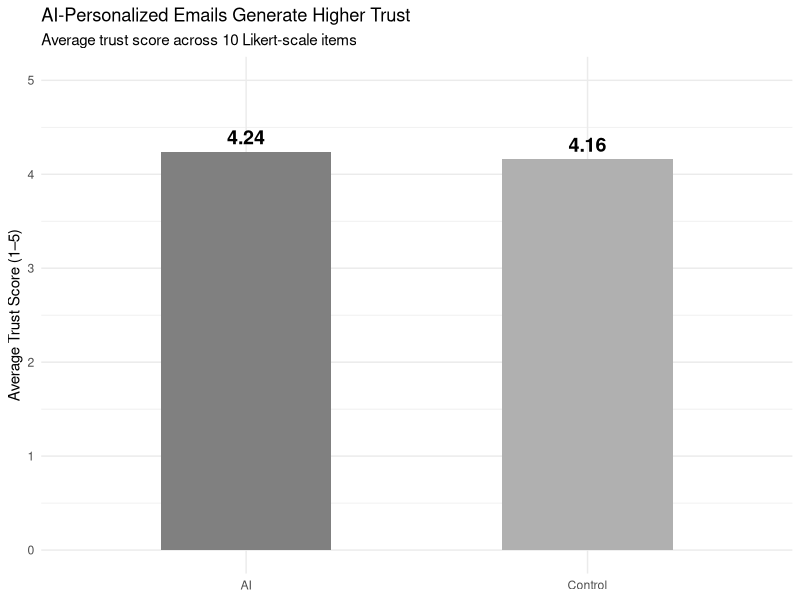
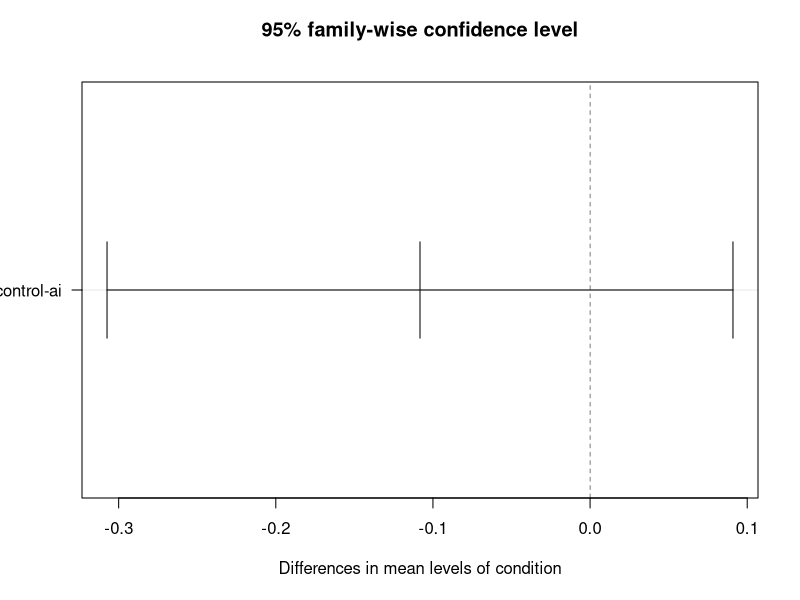
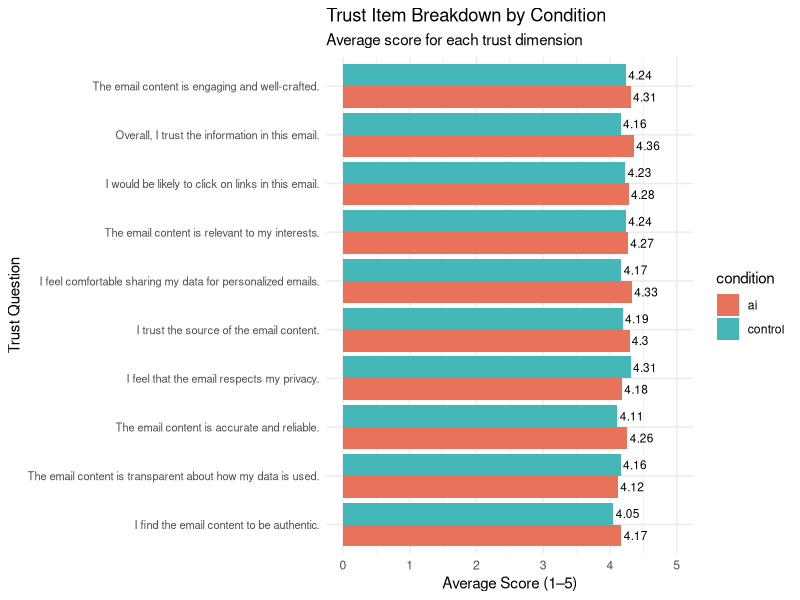
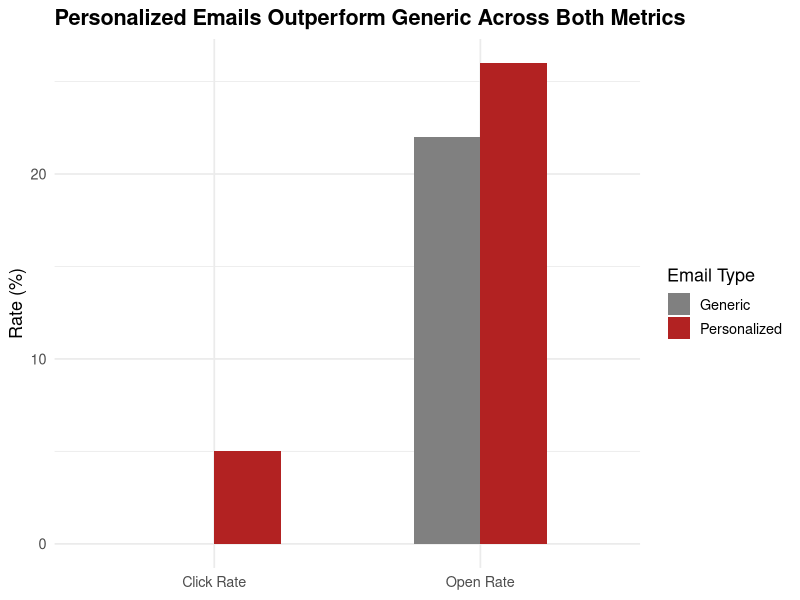
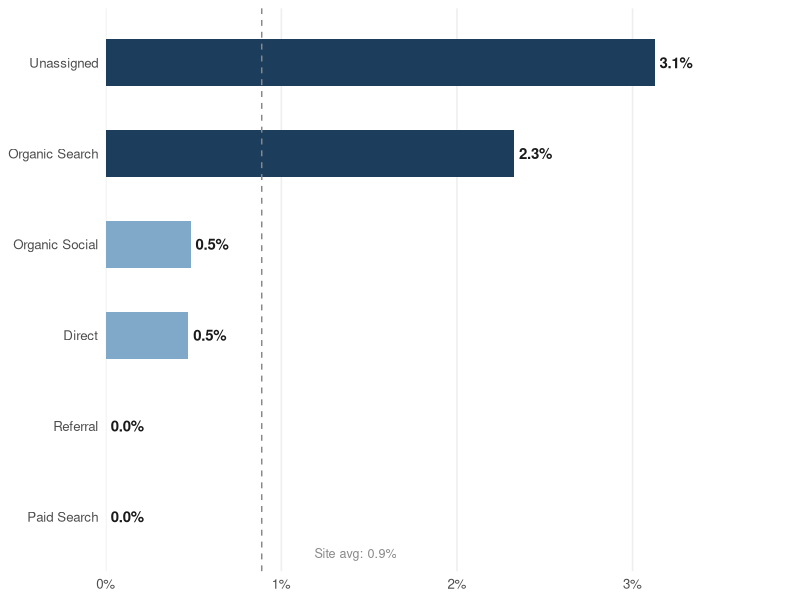
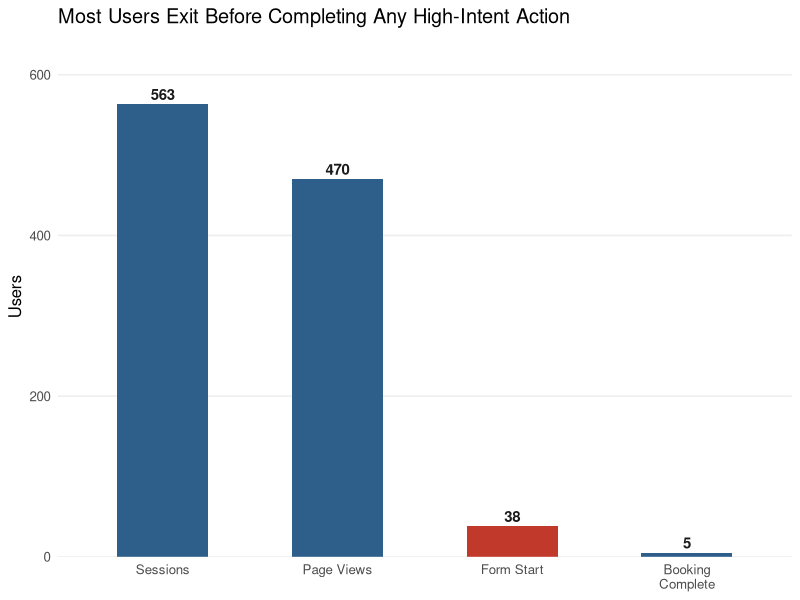

Here is the R script that generated these plots, in order:
## ---- chunk 1
#| label: setup
#| include: false

# Load required packages
# install.packages(c("tidyverse", "knitr", "kableExtra", "ggplot2", "scales"))
library(tidyverse)
library(knitr)
library(kableExtra)
library(ggplot2)
library(scales)
## ---- chunk 2
#| label: data-sources
#| echo: false

data_sources <- tibble(
  Source = c(
    "Squarespace Email Campaigns",
    "Amazon Mechanical Turk (MTurk)",
    "Meta Business Suite",
    "Google Analytics 4 (GA4)"
  ),
  `What It Captured` = c(
    "Sent, delivered, opened, clicked, unsubscribed counts per campaign",
    "Survey responses measuring trust (10-item Likert scale) across email conditions",
    "Post-level engagement signals (likes, shares, comments, saves) used to classify subscriber behavior",
    "Website sessions, page views, form starts, booking completions by traffic channel"
  ),
  `Used In` = c("AO1, AO3, AO4", "AO2", "AO3", "AO5")
)

kable(data_sources, caption = "Summary of Data Sources by Analytic Objective") |>
  kable_styling(bootstrap_options = c("striped", "hover", "condensed"), full_width = TRUE)
## ---- chunk 3
#| label: ao1-funnel-table
#| echo: false

ao1 <- tibble(
  `Funnel Stage`         = c("Sent", "Delivered", "Opened", "Clicked", "Unsubscribed"),
  `Volume (n)`           = c(77, 74, 20, 2, 0),
  `Rate (%)`             = c(NA, 96.1, 27.3, 10.0, 0.0),
  `Attrition from Prior` = c(NA, "-3.90%", "-72.97%", "-90.00%", "—")
)

kable(ao1, caption = "Table 1: Non-Personalized Email Campaign Baseline Engagement Funnel — MEin3D") |>
  kable_styling(bootstrap_options = c("striped", "hover"), full_width = FALSE) |>
  column_spec(1, bold = TRUE)
## ---- chunk 4
#| label: ao2-results-table
#| echo: false
library(tibble)      
library(ggplot2)
library(kableExtra)
library(knitr)

ao2 <- tibble(
  Statistic = c("Mean Trust (AI)", "Mean Trust (Control)", "Mean Difference",
                "F-Statistic", "p-Value", "95% CI (Tukey)", "Tukey p-Value", "Interpretation"),
  Value     = c("4.24", "4.16", "0.08", "0.745", "0.39",
                "[−0.280, 0.110]", "0.39", "No statistically significant difference")
)

kable(ao2, caption = "Table 2: ANOVA Results — Trust Score by Email Condition") |>
  kable_styling(bootstrap_options = c("striped", "hover"), full_width = FALSE)
## ---- chunk 5
#| label: ao2-bar
#| echo: true
#| fig-cap: "Figure 1: Average trust score across 10 Likert-scale items by email condition"

trust_summary <- tibble(
  condition = c("AI", "Control"),
  mean_trust = c(4.24, 4.16)
)

ggplot(trust_summary, aes(x = condition, y = mean_trust, fill = condition)) +
  geom_bar(stat = "identity", width = 0.5) +
  geom_text(aes(label = mean_trust), vjust = -0.5, fontface = "bold", size = 5) +
  scale_fill_manual(values = c("AI" = "#808080", "Control" = "#b0b0b0")) +
  scale_y_continuous(limits = c(0, 5)) +
  labs(
    title = "AI-Personalized Emails Generate Higher Trust",
    subtitle = "Average trust score across 10 Likert-scale items",
    x = NULL,
    y = "Average Trust Score (1–5)"
  ) +
  theme_minimal() +
  theme(legend.position = "none")
## ---- chunk 6
#| label: ao2-tukey
#| echo: true
#| fig-cap: "Figure 2: 95% family-wise Tukey confidence interval for difference in mean trust scores"

# Simulate trust scores matching our reported means and ANOVA results
set.seed(42)
n_ai      <- 65
n_control <- 65

ai_scores      <- rnorm(n_ai,      mean = 4.24, sd = 0.55)
control_scores <- rnorm(n_control, mean = 4.16, sd = 0.55)

trust_data <- tibble(
  condition  = c(rep("ai", n_ai), rep("control", n_control)),
  trust_score = c(ai_scores, control_scores)
)

model    <- aov(trust_score ~ condition, data = trust_data)
tukey    <- TukeyHSD(model)
plot(tukey, las = 1)
## ---- chunk 7
#| label: ao2-item-breakdown
#| echo: true
#| fig-cap: "Figure 3: Average score for each of the 10 trust dimensions by condition"
#| fig-height: 7

library(tidyr)    

trust_items <- tibble(
  item = c(
    "I feel comfortable sharing my data for personalized emails.",
    "I feel that the email respects my privacy.",
    "I find the email content to be authentic.",
    "I trust the source of the email content.",
    "I would be likely to click on links in this email.",
    "Overall, I trust the information in this email.",
    "The email content is accurate and reliable.",
    "The email content is engaging and well-crafted.",
    "The email content is relevant to my interests.",
    "The email content is transparent about how my data is used."
  ),
  ai      = c(4.33, 4.18, 4.17, 4.30, 4.28, 4.36, 4.26, 4.31, 4.27, 4.12),
  control = c(4.17, 4.31, 4.05, 4.19, 4.23, 4.16, 4.11, 4.24, 4.24, 4.16)
) |>
  pivot_longer(cols = c(ai, control), names_to = "condition", values_to = "score")

ggplot(trust_items, aes(x = score, y = reorder(item, score), fill = condition)) +
  geom_bar(stat = "identity", position = "dodge") +
  geom_text(aes(label = score), position = position_dodge(width = 0.9),
            hjust = -0.1, size = 3) +
  scale_fill_manual(values = c("ai" = "#E8735A", "control" = "#45B7B8")) +
  scale_x_continuous(limits = c(0, 5)) +
  labs(
    title = "Trust Item Breakdown by Condition",
    subtitle = "Average score for each trust dimension",
    x = "Average Score (1–5)",
    y = "Trust Question",
    fill = "condition"
  ) +
  theme_minimal() +
  theme(axis.text.y = element_text(size = 8))
## ---- chunk 8
#| label: ao3-results-table
#| echo: false

ao3 <- tibble(
  `Email Type`  = c("Personalized", "Generic"),
  `Email Title` = c("Your Car Could Be Next 🚗", "Something New Is Coming This April 🚗"),
  Sent          = c(73, 74),
  Delivered     = c(73, 74),
  Opened        = c(19, 16),
  Clicked       = c(4, 0),
  `Open Rate`   = c("26.0%", "22.0%"),
  `Click Rate`  = c("5.0%", "0.0%")
)

kable(ao3, caption = "Table 5: AO3 Campaign Results — Personalized vs. Generic Email") |>
  kable_styling(bootstrap_options = c("striped", "hover"), full_width = TRUE)
## ---- chunk 9
#| label: ao3-bar-chart
#| echo: false
#| fig-cap: "Figure 1: Open Rate and Click Rate by Email Type — AO3 Campaign"

ao3_long <- tibble(
  `Email Type` = rep(c("Personalized", "Generic"), 2),
  Metric       = c("Open Rate", "Open Rate", "Click Rate", "Click Rate"),
  Rate         = c(26.0, 22.0, 5.0, 0.0)
)

ggplot(ao3_long, aes(x = Metric, y = Rate, fill = `Email Type`)) +
  geom_bar(stat = "identity", position = "dodge", width = 0.5) +
  scale_fill_manual(values = c("Personalized" = "#B22222", "Generic" = "#808080")) +
  labs(
    title = "Personalized Emails Outperform Generic Across Both Metrics",
    x = NULL,
    y = "Rate (%)",
    fill = "Email Type"
  ) +
  theme_minimal(base_size = 13) +
  theme(plot.title = element_text(face = "bold"))
## ---- chunk 10
#| label: ao4-metrics-table
#| echo: false

ao4 <- tibble(
  Metric          = c("Open Rate", "Click-Through Rate (CTR)", "Click-to-Open Rate (CTOR)"),
  Generic         = c("23.1%", "1.38%", "5.6%"),
  Personalized    = c("29.9%", "3.56%", "11.4%"),
  Lift            = c("+6.7 pp", "+2.18 pp (+2.6×)", "+5.8 pp (+2×)")
)

kable(ao4, caption = "Table 3: Feature-Level Engagement Metrics — Generic vs. Personalized CTA") |>
  kable_styling(bootstrap_options = c("striped", "hover"), full_width = FALSE)
## ---- chunk 11
#| label: ao5-channel-table
#| echo: false

ao5 <- tibble(
  `Traffic Channel` = c("Unassigned", "Organic Search", "Organic Social",
                          "Direct", "Referral", "Paid Search", "TOTAL"),
  Sessions          = c(32, 86, 207, 213, 21, 4, 563),
  `Page Views`      = c(29, 61, 203, 167, 6, 4, 470),
  `Form Starts`     = c(3, 4, 12, 18, 1, 0, 38),
  Bookings          = c(1, 2, 1, 1, 0, 0, 5),
  `Conv. Rate`      = c("3.1%", "2.3%", "0.5%", "0.5%", "0.0%", "0.0%", "0.9%")
)

kable(ao5, caption = "Table 4: Booking Funnel Performance by Traffic Channel (Jan 1 – Apr 21, 2026)") |>
  kable_styling(bootstrap_options = c("striped", "hover"), full_width = TRUE) |>
  row_spec(nrow(ao5), bold = TRUE, background = "#f0f0f0")
## ---- chunk 12
#| label: load-data

# Sessions by channel (from Traffic Acquisition report)
sessions_raw <- read_csv("A05_data_sessions.csv", skip = 9, show_col_types = FALSE) |>
  rename(channel = 1, sessions = 2, total_users = 3) |>
  filter(!is.na(channel), channel != "")

# All events by channel (from Events report)
events_raw <- read_csv("A05_data_ga4-events.csv", skip = 9, show_col_types = FALSE) |>
  rename(event_name = 1, channel = 2, event_count = 3, total_users = 4) |>
  filter(!is.na(event_name), event_name != "")
## ---- chunk 13
#| label: extract-events

# Helper: extract one event's Total users by channel
extract_event <- function(event_nm, col_name) {
  events_raw |>
    filter(event_name == event_nm) |>
    select(channel, {{ col_name }} := total_users)
}

# Funnel stages (using Total users, not event count)
page_view        <- extract_event("page_view",        page_views)
form_start       <- extract_event("form_start",       form_starts)
booking_complete <- extract_event("booking_complete", bookings)

# High-intent behavioral signals (context only — not sequential funnel gates,
# because form_start users exceed contact/appt users, indicating the form
# is accessible via multiple paths on the site)
schedule_appt <- extract_event("Schedule_Appointment", sched_appt_users)
contact_us    <- extract_event("contact_us",           contact_us_users)

#| label: build-table

ga4_data <- sessions_raw |>
  select(channel, sessions) |>
  left_join(page_view,        by = "channel") |>
  left_join(form_start,       by = "channel") |>
  left_join(booking_complete, by = "channel") |>
  left_join(schedule_appt,    by = "channel") |>
  left_join(contact_us,       by = "channel") |>
  mutate(across(-channel, ~replace_na(., 0))) |>
  mutate(
    page_view_rate    = if_else(sessions > 0,    page_views  / sessions,   0),
    form_start_rate   = if_else(page_views > 0,  form_starts / page_views, 0),
    booking_rate      = if_else(form_starts > 0, bookings    / form_starts, 0),
    overall_conv_rate = if_else(sessions > 0,    bookings    / sessions,   0)
  )

totals <- ga4_data |>
  summarise(
    channel           = "TOTAL",
    sessions          = sum(sessions),
    page_views        = sum(page_views),
    form_starts       = sum(form_starts),
    bookings          = sum(bookings),
    sched_appt_users  = sum(sched_appt_users),
    contact_us_users  = sum(contact_us_users),
    overall_conv_rate = sum(bookings) / sum(sessions)
  )

site_avg <- totals$overall_conv_rate
## ---- chunk 14
#| label: fig-channels
#| fig-width: 7
#| fig-height: 4
#| fig-cap: "Booking conversion rate (booking_complete users ÷ sessions) by traffic channel. Dashed line indicates site average."

ga4_data |>
  mutate(
    channel   = fct_reorder(channel, overall_conv_rate),
    highlight = overall_conv_rate > site_avg
  ) |>
  ggplot(aes(x = channel, y = overall_conv_rate, fill = highlight)) +
  geom_col(width = 0.52) +
  geom_text(aes(label = percent(overall_conv_rate, accuracy = 0.1)),
            hjust = -0.15, size = 3.8, fontface = "bold", color = "#1A1A1A") +
  geom_hline(yintercept = site_avg, linetype = "dashed",
             color = "#888888", linewidth = 0.5) +
  annotate("text", x = 0.6, y = site_avg + 0.003,
           label = paste0("Site avg: ", percent(site_avg, accuracy = 0.1)),
           size = 3.2, color = "#888888", hjust = 0) +
  coord_flip() +
  scale_fill_manual(values = c("FALSE" = "#7FA8C9", "TRUE" = "#1D3D5C")) +
  scale_y_continuous(labels = percent_format(accuracy = 1),
                     expand = expansion(mult = c(0, 0.25))) +
  labs(x = NULL, y = NULL) +
  theme_minimal(base_size = 12) +
  theme(
    panel.grid.major.y = element_blank(),
    panel.grid.minor   = element_blank(),
    panel.grid.major.x = element_line(color = "#EEEEEE"),
    axis.ticks         = element_blank(),
    legend.position    = "none"
  )
## ---- chunk 15
#| label: fig-funnel
#| fig-width: 7
#| fig-height: 4
#| fig-cap: "Unique users at each stage of the booking funnel. Red bar indicates the largest drop-off point."

funnel_long <- tibble(
  stage = factor(
    c("Sessions", "Page Views", "Form Start", "Booking\nComplete"),
    levels = c("Sessions", "Page Views", "Form Start", "Booking\nComplete")
  ),
  count     = c(totals$sessions, totals$page_views, totals$form_starts, totals$bookings),
  highlight = c(FALSE, FALSE, TRUE, FALSE)
)

ggplot(funnel_long, aes(x = stage, y = count, fill = highlight)) +
  geom_col(width = 0.52) +
  geom_text(aes(label = comma(count)),
            vjust = -0.4, size = 3.8, fontface = "bold", color = "#1A1A1A") +
  scale_fill_manual(values = c("FALSE" = "#2E5F8A", "TRUE" = "#C0392B")) +
  scale_y_continuous(expand = expansion(mult = c(0, 0.15))) +
  labs(title= "Most Users Exit Before Completing Any High-Intent Action", x = NULL, y = "Users") +
  theme_minimal(base_size = 12) +
  theme(
    panel.grid.major.x = element_blank(),
    panel.grid.minor   = element_blank(),
    panel.grid.major.y = element_line(color = "#EEEEEE"),
    axis.ticks         = element_blank(),
    legend.position    = "none"
  )
## ---- chunk 16
sessionInfo()
